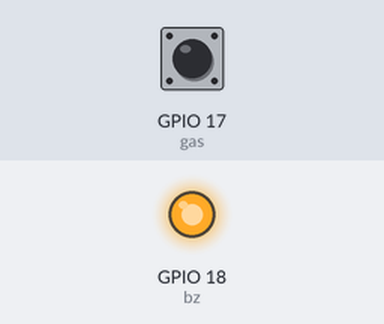
Simulated run of this program. Board: Raspberry Pi (BCM pin numbers). Parts: output pins drawn as LEDs (lit = HIGH). The test bench sets the inputs (shaded band); at power-on: GPIO 17 (gas) LOW. What the program prints to the terminal is not drawn.

Above: at 1.2 s.
1.3 s: GPIO 17 (gas) pulled HIGH for 0.25 s
At 1.5 s:
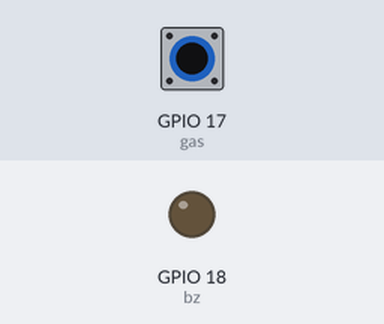
3.1 s: GPIO 17 (gas) pulled HIGH for 3.2 s
At 7.4 s:
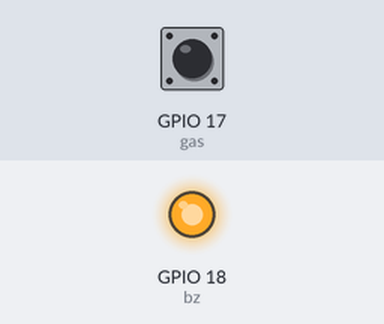
Timing chart, 0 to 8.9 s (numbered marks = the images above; inputs shaded):
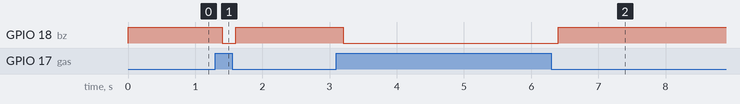

Measured:
- after the input at 1.3 s, GPIO 18 (bz): HIGH → LOW after 0.10 s, → HIGH 0.20 s later
- after the input at 3.1 s, GPIO 18 (bz): HIGH → LOW after 0.10 s, → HIGH 3.2 s later

The program:

Somke_Detection_System_Code.py
```python
from gpiozero import DigitalInputDevice   # 가스 센서를 입력 장치로 사용하기 위한 클래스 import
from gpiozero import OutputDevice         # 부저를 출력 장치로 사용하기 위한 클래스 import
import time                               # 시간 지연을 위한 time 라이브러리 import

bz = OutputDevice(18)                     # GPIO 18번 핀을 부저 제어용 출력으로 설정
gas = DigitalInputDevice(17)              # GPIO 17번 핀을 MQ-2 가스 센서 입력으로 설정

try:
    while True:                           # 무한 반복 루프 시작 (지속적으로 센서 상태 확인)
        if gas.value == 0:                # 센서 출력이 LOW(0)이면 가스가 감지된 상태
            print("가스감지됨")           # 터미널에 가스 감지 메시지 출력
            bz.on()                       # 부저 ON (경고음 발생)
        else:                             # 센서 출력이 HIGH(1)이면 정상 상태
            print("정상")                 # 터미널에 정상 상태 메시지 출력
            bz.off()                      # 부저 OFF (소리 중지)

        time.sleep(0.2)                   # 0.2초 간격으로 센서 값을 반복 확인

except KeyboardInterrupt:                 # Ctrl+C 입력 시 프로그램 종료 처리
    pass                                  # 별도 동작 없이 종료

bz.off()                                  # 프로그램 종료 시 부저를 OFF 상태로 설정
```
